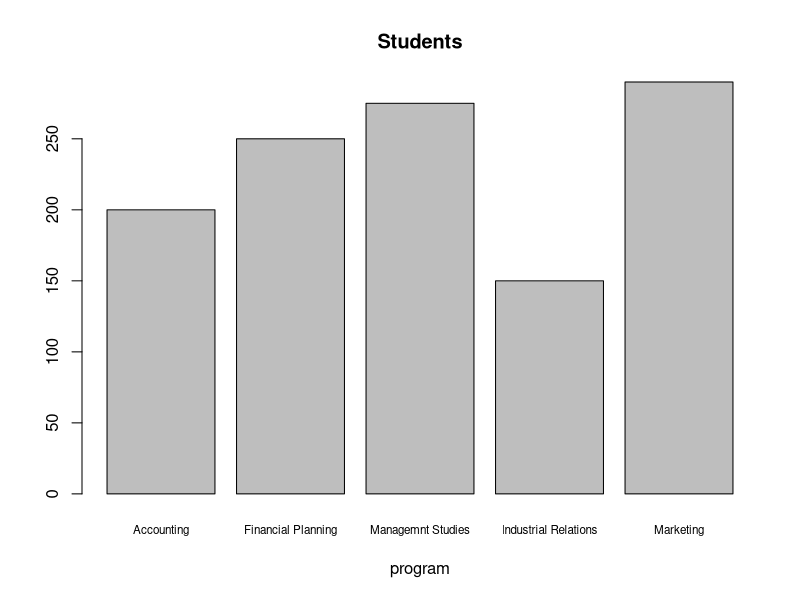
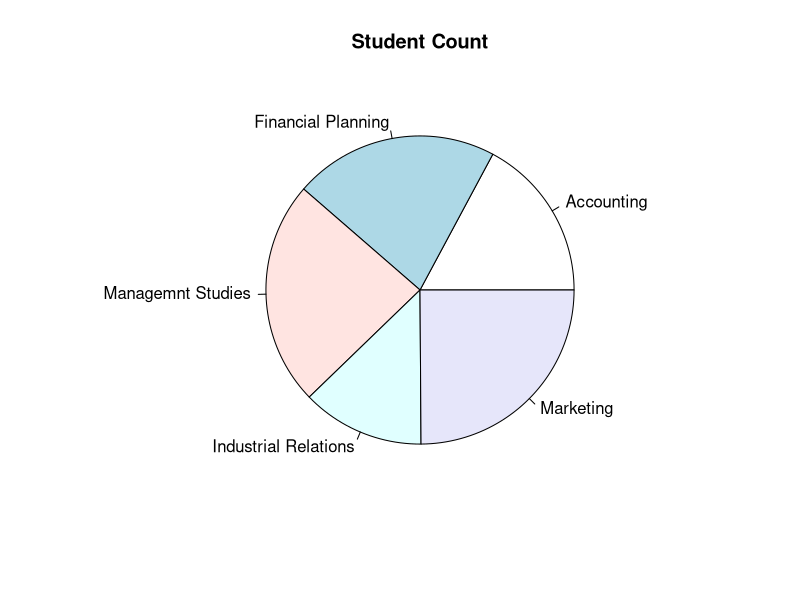

Write R code to recreate these figures, in order.
?barplot
program<-c("Accounting","Financial Planning","Managemnt Studies","Industrial Relations","Marketing")
student<-c(200,250,275,150,290)
bar<-cbind(program,student)
bar
barplot(student,main="Students",names.arg=program,xlab = "program",cex.names = 0.7)
####
?pie
pie(student,labels=program,main = "Student Count")
